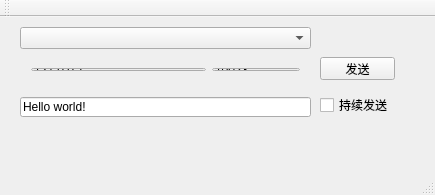
<?xml version="1.0" encoding="UTF-8"?>
<ui version="4.0">
 <class>MainWindow</class>
 <widget class="QMainWindow" name="MainWindow">
  <property name="geometry">
   <rect>
    <x>0</x>
    <y>0</y>
    <width>435</width>
    <height>195</height>
   </rect>
  </property>
  <property name="windowTitle">
   <string>MainWindow</string>
  </property>
  <widget class="QWidget" name="centralWidget">
   <widget class="QWidget" name="horizontalLayoutWidget">
    <property name="geometry">
     <rect>
      <x>20</x>
      <y>40</y>
      <width>291</width>
      <height>25</height>
     </rect>
    </property>
    <layout class="QHBoxLayout" name="horizontalLayout" stretch="4,2">
     <item>
      <widget class="QLineEdit" name="lineEdit">
       <property name="text">
        <string>127.0.0.1</string>
       </property>
      </widget>
     </item>
     <item>
      <widget class="QLineEdit" name="lineEdit_2">
       <property name="text">
        <string>10023</string>
       </property>
      </widget>
     </item>
    </layout>
   </widget>
   <widget class="QPushButton" name="pushButton">
    <property name="geometry">
     <rect>
      <x>320</x>
      <y>40</y>
      <width>75</width>
      <height>23</height>
     </rect>
    </property>
    <property name="text">
     <string>发送</string>
    </property>
   </widget>
   <widget class="QCheckBox" name="checkBox">
    <property name="geometry">
     <rect>
      <x>320</x>
      <y>80</y>
      <width>71</width>
      <height>16</height>
     </rect>
    </property>
    <property name="text">
     <string>持续发送</string>
    </property>
   </widget>
   <widget class="QComboBox" name="comboBox">
    <property name="geometry">
     <rect>
      <x>20</x>
      <y>10</y>
      <width>291</width>
      <height>22</height>
     </rect>
    </property>
   </widget>
   <widget class="QLineEdit" name="lineEdit_3">
    <property name="geometry">
     <rect>
      <x>20</x>
      <y>80</y>
      <width>291</width>
      <height>20</height>
     </rect>
    </property>
    <property name="text">
     <string>Hello world!</string>
    </property>
   </widget>
  </widget>
  <widget class="QMenuBar" name="menuBar">
   <property name="geometry">
    <rect>
     <x>0</x>
     <y>0</y>
     <width>435</width>
     <height>23</height>
    </rect>
   </property>
  </widget>
  <widget class="QToolBar" name="mainToolBar">
   <attribute name="toolBarArea">
    <enum>TopToolBarArea</enum>
   </attribute>
   <attribute name="toolBarBreak">
    <bool>false</bool>
   </attribute>
  </widget>
  <widget class="QStatusBar" name="statusBar"/>
 </widget>
 <layoutdefault spacing="6" margin="11"/>
 <resources/>
 <connections/>
</ui>
